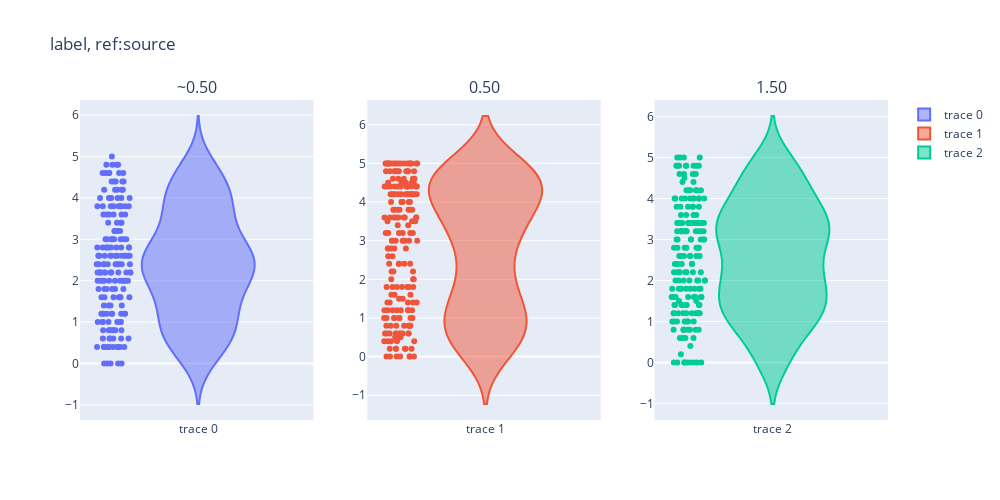

Notebook cell for this chart:
### Code cell
# 범주형 데이터를 Reference하는 예시

REFER_COL = "source" 
CHECK_COL = ['label', 'pred', 's1_rfreq', 's1_len', 's1_token', 's1_space', 's1_stop'] 

TH_LIST =  [0.5, 1.5]
# box plot으로 할 경우 False
SHOW_VIOLIN = True
for c in CHECK_COL:
    show_violin_plot(fd, REFER_COL, c, SHOW_VIOLIN, TH_LIST)

### Figure 1 — Plotly figure (JSON) as saved in the notebook; plotly's stock layout.template omitted (floating-point values rounded to 4 significant figures; data arrays with more than 128 entries replaced by an {"elided": "..."} marker saying what was removed)
{"data": [{"points": "all", "type": "violin", "xaxis": "x", "y": {"elided": "175 float values"}, "yaxis": "y"}, {"points": "all", "type": "violin", "xaxis": "x2", "y": {"elided": "192 float values"}, "yaxis": "y2"}, {"points": "all", "type": "violin", "xaxis": "x3", "y": {"elided": "183 float values"}, "yaxis": "y3"}], "layout": {"annotations": [{"font": {"size": 16}, "showarrow": false, "text": "~0.50", "x": 0.1444, "xanchor": "center", "xref": "paper", "y": 1, "yanchor": "bottom", "yref": "paper"}, {"font": {"size": 16}, "showarrow": false, "text": "0.50", "x": 0.5, "xanchor": "center", "xref": "paper", "y": 1, "yanchor": "bottom", "yref": "paper"}, {"font": {"size": 16}, "showarrow": false, "text": "1.50", "x": 0.8556, "xanchor": "center", "xref": "paper", "y": 1, "yanchor": "bottom", "yref": "paper"}], "height": 500, "title": {"text": "label, ref:source"}, "width": 1000, "xaxis": {"anchor": "y", "domain": [0, 0.2889]}, "xaxis2": {"anchor": "y2", "domain": [0.3556, 0.6444]}, "xaxis3": {"anchor": "y3", "domain": [0.7111, 1]}, "yaxis": {"anchor": "x", "domain": [0, 1]}, "yaxis2": {"anchor": "x2", "domain": [0, 1]}, "yaxis3": {"anchor": "x3", "domain": [0, 1]}}}
